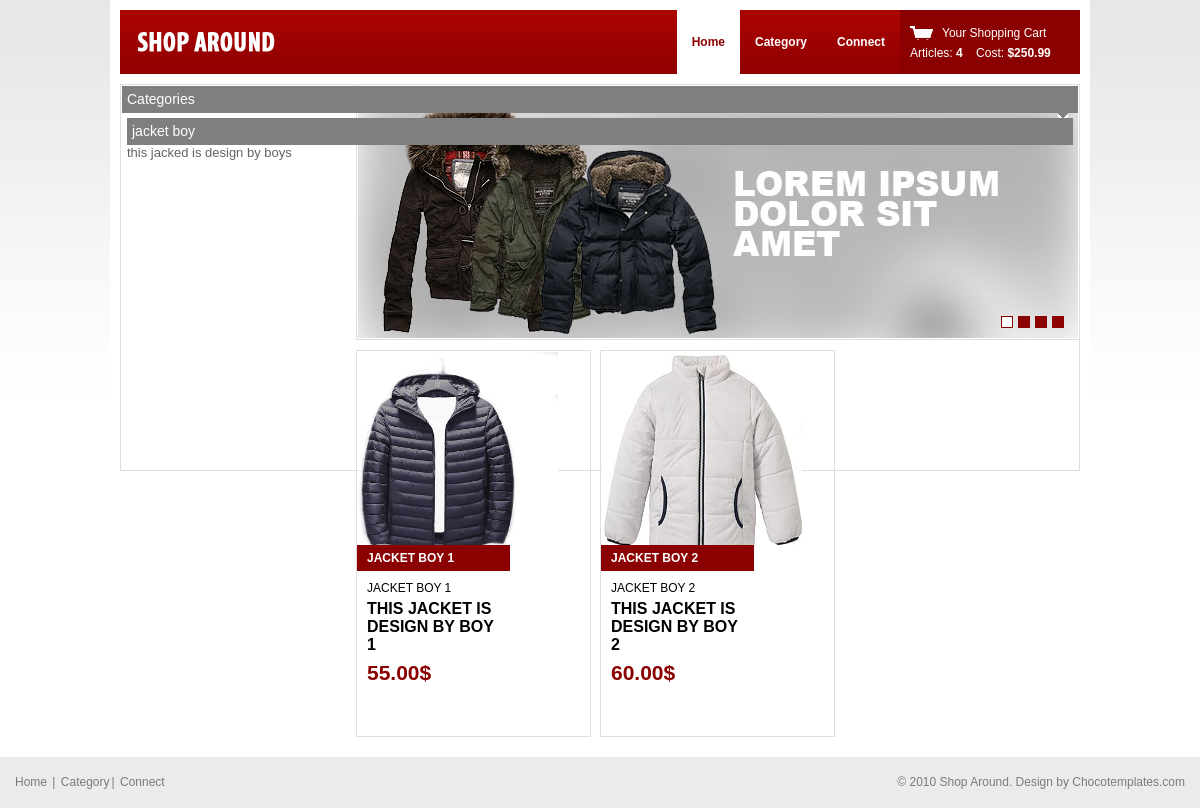
Page /category/1/ on the committed database.
### product/models.py (models this page shows, shortened)
class product(models.Model):
    name = models.CharField(max_length=150)
    description = models.TextField()
    image = models.ImageField()
    price = models.DecimalField(max_digits=10,decimal_places=2)
    category_id = models.ForeignKey(category,on_delete=models.CASCADE)

class category(models.Model):
    name = models.CharField(max_length=150)
    description = models.TextField()

### product/views.py (the view)
# urls.py: path('category/<int:categoryid>/',views.Category,name="Category"),
def Category(request,categoryid):
    allcategory = category.objects.all()
    mycategory = category.objects.get(id=categoryid)
    allproducts = product.objects.all().filter(category_id = categoryid )
    return render(request,'pages/product_list.html',{"allproducts":allproducts,"allcategory":allcategory,"mycategory":mycategory})

### templates/pages/product_list.html (shortened to what this page needs)
          {% load static %}
          <!DOCTYPE html PUBLIC "-//W3C//DTD XHTML 1.0 Transitional//EN" "http://www.w3.org/TR/xhtml1/DTD/xhtml1-transitional.dtd">
          <html xmlns="http://www.w3.org/1999/xhtml">
          <head>
          <link rel="stylesheet" href="{%static 'css/style.css'%}" type="text/css" media="all" />
          </head>
          <body>
          <div class="shell">
            <div id="header">
              <h1 id="logo"><a href="#">shoparound</a></h1>
              <div id="cart"> <a href="#" class="cart-link">Your Shopping Cart</a>
                <span>Articles: <strong>4</strong></span> &nbsp;&nbsp; <span>Cost: <strong>$250.99</strong></span> </div>
              <div id="navigation">
                <ul>
                  <li><a href="#" class="active">Home</a></li>
                  <li><a href="{% url 'cats' %}">Category</a></li>
                  <li><a href="#">Connect</a></li>
                </ul>
              </div>
            </div>
            <div id="main">
              <div id="content">
                <div id="slider" class="box">
                  <div id="slider-holder">
                    <ul>
                      <li><a href="#"><img src="{%static 'css/images/slide1.jpg'%}" alt="" /></a></li>
                    </ul>
                  </div>
                  <div id="slider-nav"> <a href="#" class="active">1</a> <a href="#">2</a> <a href="#">3</a> <a href="#">4</a> </div>
                </div>
                <div class="products" width="100%">
                  <ul>
                    {% for product in allproducts %}
                    <li> <a href="/product/{{product.id}}"><img width="200px" height="200px" src="{{product.image.url}}" alt="" /></a>
                      <div class="product-info">
                        <h3>{{product.name}}</h3>
                        <div class="product-desc">
                          <h4>{{product.name}}</h4>
                          <p>{{product.description}}</p>
                          <strong class="price">{{product.price}}$</strong> </div>
                      </div>
                    </li>
                    {% endfor %}
                  </ul>
                </div>
              </div>
                <div class="box categories">
                  <h2>Categories <span></span></h2>
                  <div class="box-content">
                    <ul>
                      <h2>{{mycategory.name}}</h2>
                      <p>{{mycategory.description}}</p>
                    </ul>
                  </div>
                </div>
              </div>
            </div>
            <div id="footer">
              <p class="left"> <a href="#">Home</a> <span>|</span> <a href="#">Category</a><span>|</span> <a href="#">Connect</a> </p>
              <p class="right"> &copy; 2010 Shop Around. Design by <a href="http://chocotemplates.com">Chocotemplates.com</a> </p>
            </div>
          </body>
          </html>

### product/static/css/style.css (style rules this page uses)
* { padding:0; margin:0; outline:0; }
body { background:#fff url(images/body.gif) repeat-x 0 0; font-family: "Trebuchet MS", Arial, sans-serif; font-size:12px; line-height:16px; color:#636363; }
a img { border:0; }
a { color:#8b0000; text-decoration: underline; cursor:pointer; }
.left, .alignleft { float:left; display:inline; }
.right, .alignright { float:right; display:inline; }
h2 { font-size:14px; line-height:16px; }
h3 { font-size:12px; line-height:14px; text-transform: uppercase; color:#000; }
h4 { font-size:12px; line-height:14px; text-transform: uppercase; color:#000; }
h1#logo { font-size:0; line-height:0; width:156px; height:64px; float:left; }
h1#logo a { display:block; height:64px; text-indent: -4000px; background:url(images/logo.gif); }
.shell { width:960px; margin:0 auto; padding:10px; background:#fff; }
#header { height:64px; background:url(images/header.gif); position:relative; }
#navigation { float:right; white-space:nowrap; }
#navigation ul { list-style-type: none; height:64px; font-weight: bold; float:left; }
#navigation ul li { float:left; display:inline; }
#navigation ul li a { float:left; height:64px; line-height:64px; text-decoration: none; color:#fff; padding:0 15px; }
#navigation ul li a.active, #navigation ul li a:hover { background:#fff; color:#8b0000; }
#cart { float:right; width:160px; top:0; right:0; height:51px; background:#8b0000; color:#fff; padding:13px 10px 0 10px; white-space:nowrap; line-height:20px; }
a.cart-link { color:#fff; background:url(images/cart-link.gif) no-repeat 0 0; padding:0 0 0 32px; text-decoration: none; }
#content { float:right; width:724px; }
#main { padding:10px 0 0 0; }
.box { padding:1px; border:solid 1px #dedede; margin-bottom:10px; }
.box h2 { background:#7f7f7f; color:#fff; font-weight: normal; padding:0 5px; position:relative; height:27px; line-height:27px; }
.box h2 span { position:absolute; width:10px; height:5px; background:url(images/h2-arr.gif); top:27px; right:10px; font-size:0; line-height:0; }
.box-content { padding:5px; }
.categories { min-height:383px; }
.categories ul { list-style-type: none; font-size:13px; }
#slider { height:252px; position:relative; overflow:hidden; }
#slider-holder { width:720px; height:252px; position:relative; overflow:hidden; }
#slider-holder ul { width:720px; height:252px; position:relative; overflow:hidden; list-style-type: none; }
#slider-holder ul li { width:720px; height:252px; position:relative; overflow:hidden; float:left; }
#slider-nav { position:absolute; top:231px; left:644px; z-index:2; }
#slider-nav a { font-size:0; line-height:0; text-indent: -4000px; width:10px; height:10px; border:solid 1px #8b0000; background:#8b0000; float:left; margin-right:5px; }
#slider-nav a:hover, #slider-nav a.active { background:#fff; }
.products ul { list-style-type: none; }
.products ul li { position:relative; padding:1px; border:solid 1px #dedede; float:left; width:231px; margin-right:9px; height:383px; overflow:hidden; }
.product-info { position:absolute; width:153px; top:194px; left:0; }
.product-info h3 { background:#8b0000; color:#fff; padding:6px 10px; }
.product-info h4 { font-weight: normal; }
.product-info p { font-size:16px; line-height:18px; text-transform: uppercase; font-weight: bold; color:#000; padding:5px 0 7px 0; }
.product-info .product-desc { padding:10px; background:url(images/info.png); width:133px; }
.price { display:block; font-size:21px; color:#8b0000; line-height:23px; }
#footer { height:51px; background:#ebebeb; white-space:nowrap; line-height:50px; padding:0 15px; color:#7b7b7b; margin-top:10px; }
#footer a { color:#7b7b7b; text-decoration: none; }
#footer span { padding:0 2px; }

### rows in the picture
product: image (picture), name "JACKET BOY 1", description "THIS JACKET IS DESIGN BY BOY 1", price "55.00"
product: image (picture), name "JACKET BOY 2", description "THIS JACKET IS DESIGN BY BOY 2", price "60.00"
category: name "jacket boy", description "this jacked is design by boys"
